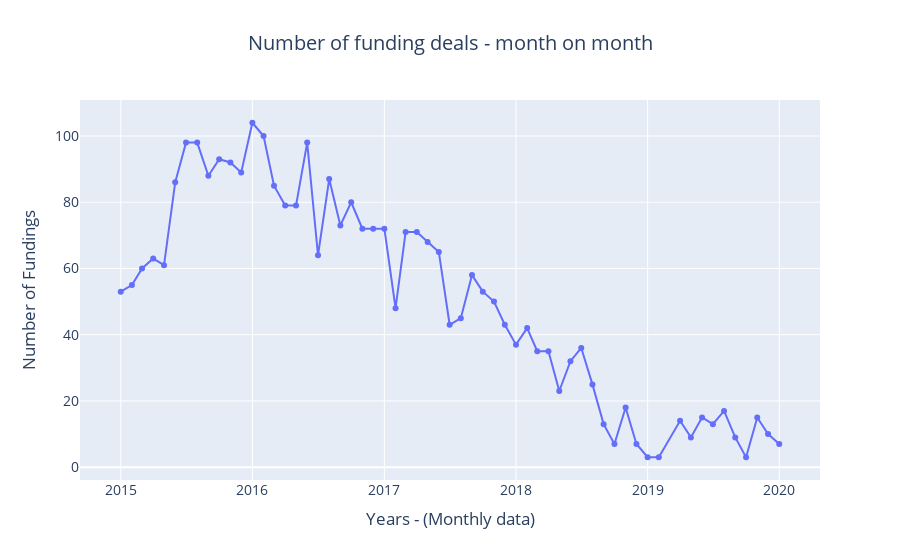

This figure's notebook cell:
### Markdown cell above
#### Insights:


* Years 2015 & 2016 has got more number of fundings compared to the recent years

* We can see a clear decling trend in the number of funding deals from 2016. Not sure of the exact reason. One thing could be that not all the funding deals are captured in the recent days.

* It is clear that 2020 has the lowest number of fundings, may be due to COVID pandemic.

### Code cell
# Getting the number of fundings based on yearmonth
yearmonth = df.yearmonth.value_counts().sort_index()

# Set the line plot
trace = go.Scatter(x=yearmonth.index, 
                   y=yearmonth.values,
                   mode='lines+markers'
                  )

# Set the layout
layout = go.Layout(
    title=go.layout.Title(text='Number of funding deals - month on month', x=0.5),
    font=dict(size=14),
    xaxis=dict(title='Years - (Monthly data)'),
    yaxis=dict(title='Number of Fundings')
)

data = [trace]
fig = go.Figure(data=data, layout=layout)
fig.show()

### Figure 1 — Plotly figure (JSON) as saved in the notebook; plotly's stock layout.template omitted (floating-point values rounded to 4 significant figures)
{"data": [{"mode": "lines+markers", "type": "scatter", "x": ["2015-01-01", "2015-02-01", "2015-03-01", "2015-04-01", "2015-05-01", "2015-06-01", "2015-07-01", "2015-08-01", "2015-09-01", "2015-10-01", "2015-11-01", "2015-12-01", "2016-01-01", "2016-02-01", "2016-03-01", "2016-04-01", "2016-05-01", "2016-06-01", "2016-07-01", "2016-08-01", "2016-09-01", "2016-10-01", "2016-11-01", "2016-12-01", "2017-01-01", "2017-02-01", "2017-03-01", "2017-04-01", "2017-05-01", "2017-06-01", "2017-07-01", "2017-08-01", "2017-09-01", "2017-10-01", "2017-11-01", "2017-12-01", "2018-01-01", "2018-02-01", "2018-03-01", "2018-04-01", "2018-05-01", "2018-06-01", "2018-07-01", "2018-08-01", "2018-09-01", "2018-10-01", "2018-11-01", "2018-12-01", "2019-01-01", "2019-02-01", "2019-04-01", "2019-05-01", "2019-06-01", "2019-07-01", "2019-08-01", "2019-09-01", "2019-10-01", "2019-11-01", "2019-12-01", "2020-01-01"], "y": [53, 55, 60, 63, 61, 86, 98, 98, 88, 93, 92, 89, 104, 100, 85, 79, 79, 98, 64, 87, 73, 80, 72, 72, 72, 48, 71, 71, 68, 65, 43, 45, 58, 53, 50, 43, 37, 42, 35, 35, 23, 32, 36, 25, 13, 7, 18, 7, 3, 3, 14, 9, 15, 13, 17, 9, 3, 15, 10, 7]}], "layout": {"font": {"size": 14}, "title": {"text": "Number of funding deals - month on month", "x": 0.5}, "xaxis": {"title": {"text": "Years - (Monthly data)"}}, "yaxis": {"title": {"text": "Number of Fundings"}}}}
